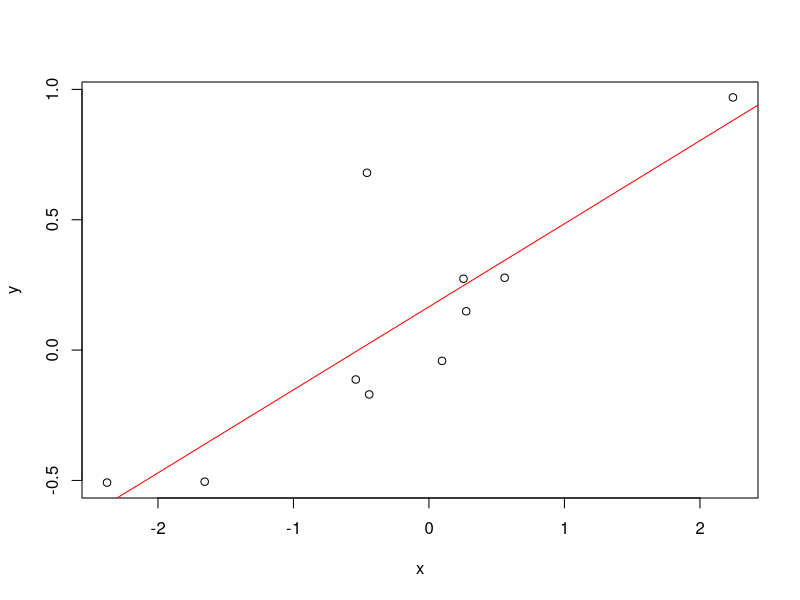
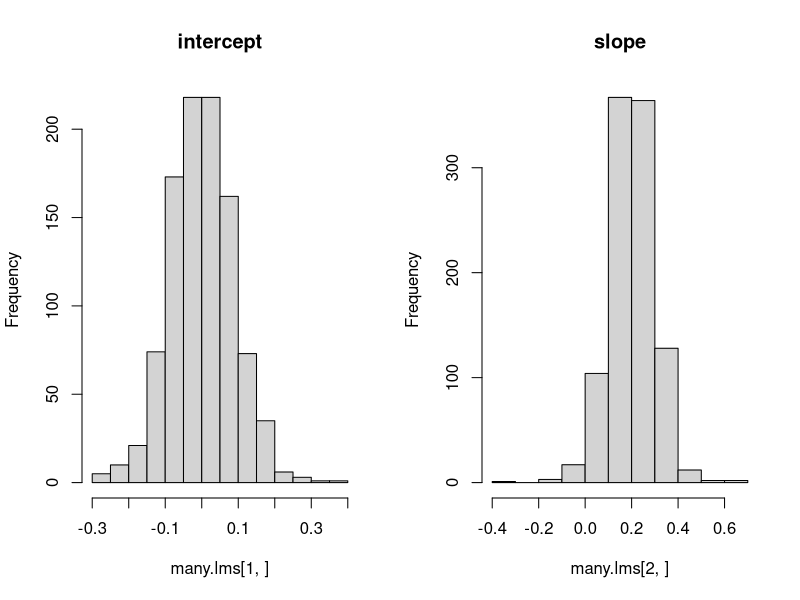
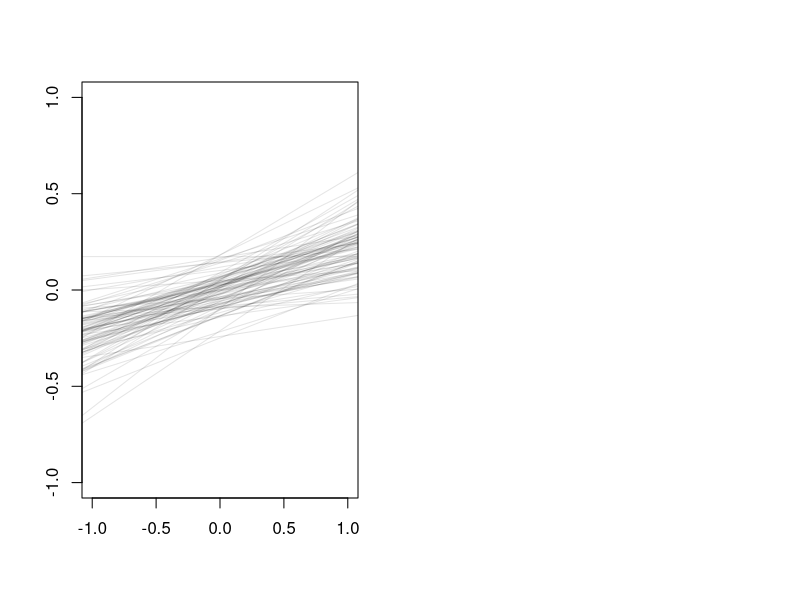
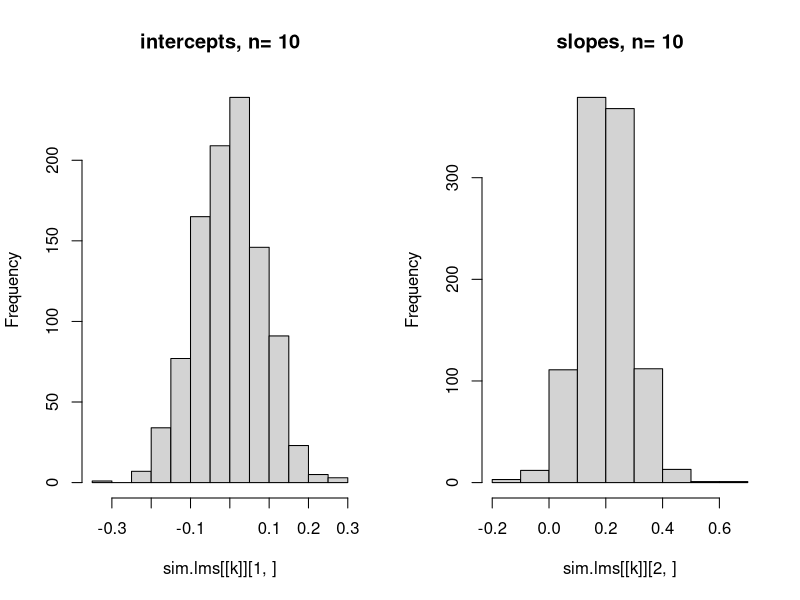
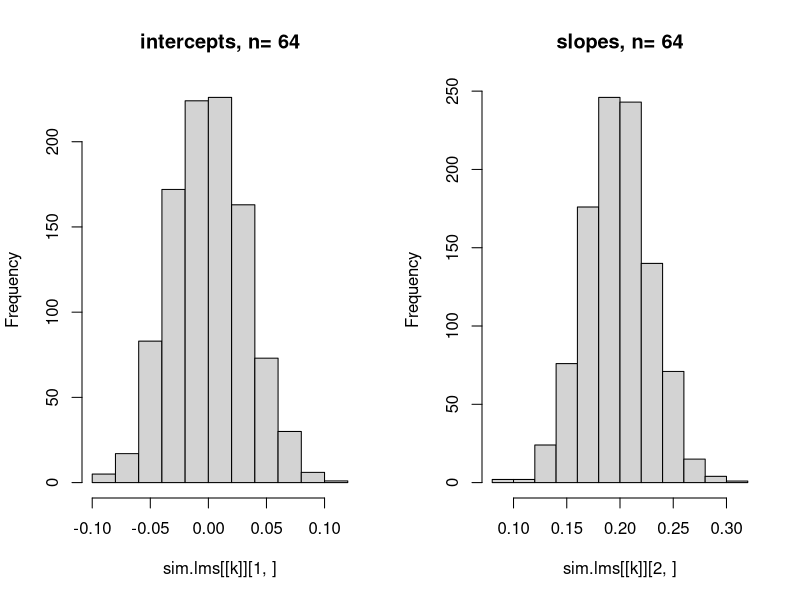
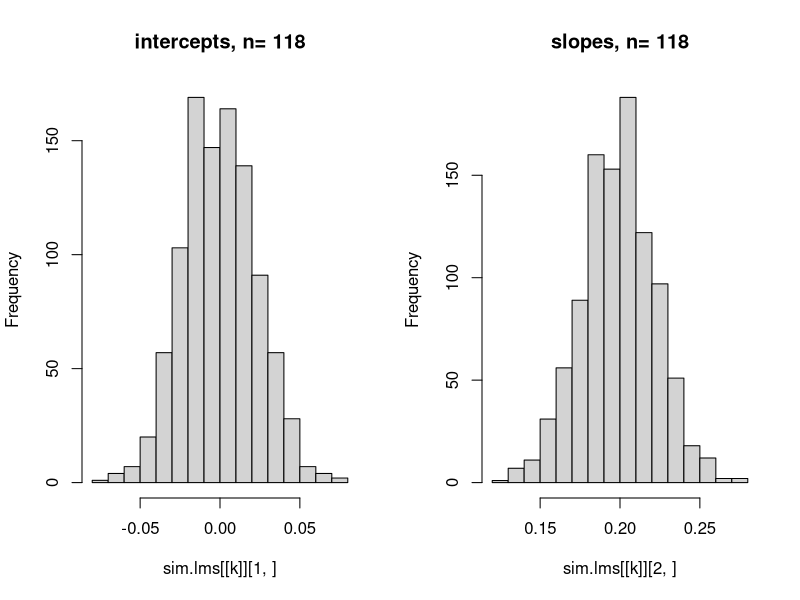
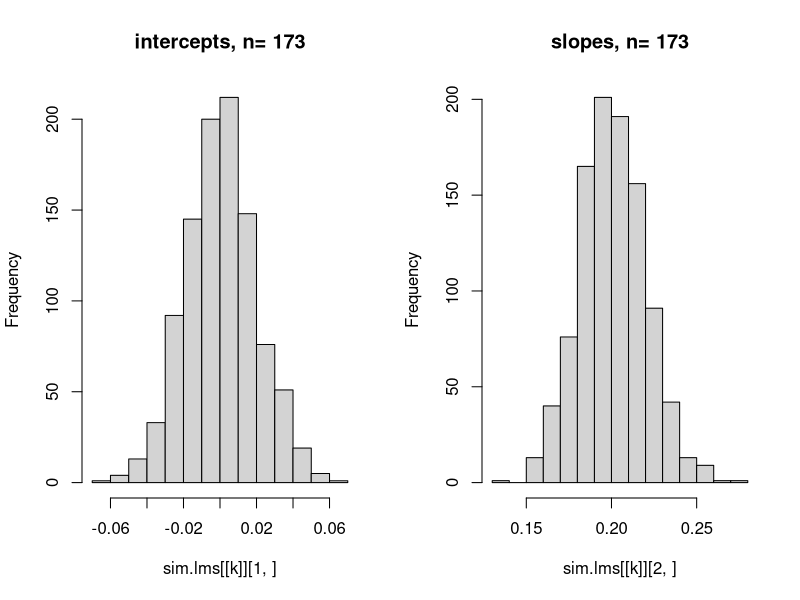
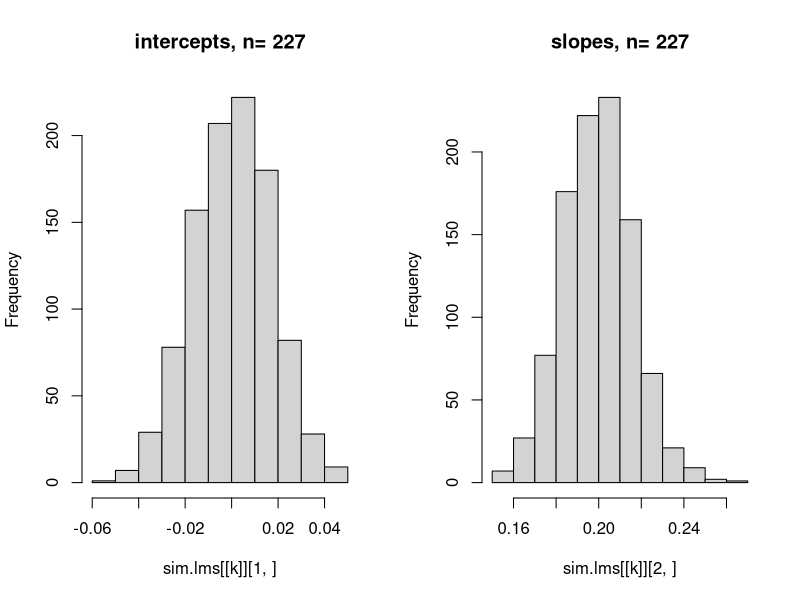

The R source for these figures, in order:
## ---- chunk 1
fig.dim <- 5
library(knitr)
library(colorspace) # for adjustcolor
opts_chunk$set(
    fig.height=fig.dim,
    fig.width=fig.dim,
    fig.align='center'
)
## ---- chunk 2
n <- 10
slope <- 0.2
noise.sd <- 0.25
xy <- data.frame( x=rnorm(n))
xy$y <- xy$x * slope + noise.sd*rnorm(n)
summary(xy)
## ---- chunk 3
xy.lm <- lm( y ~ x, data=xy )
summary(xy.lm)
## ---- chunk 4
plot( y ~ x, data=xy )
abline(coef(xy.lm),col='red')
## ---- chunk 5
n <- 10
slope <- 0.2
noise.sd <- 0.25
nreps <- 1000
many.lms <- replicate( nreps, {
        xy <- data.frame( x=rnorm(n))
        xy$y <- xy$x * slope + noise.sd*rnorm(n)
        xy.lm <- lm( y ~ x, data=xy )
        return( coef(xy.lm) )
    } )
# hist the intercept and slope
layout(t(1:2))
hist( many.lms[1,], main="intercept" )
hist( many.lms[2,], main="slope" )
## ---- chunk 6
plot(0,type='n',xlab='',ylab='',xlim=c(-1,1),ylim=c(-1,1))
for (k in 1:100) {
    abline( many.lms[1,k], many.lms[2,k], col=adjustcolor("black",0.1) )
}
## ---- chunk 7
sim.many.lms <- function (n, nreps=1000) {
    many.lms <- replicate( nreps, {
            xy <- data.frame( x=rnorm(n))
            xy$y <- xy$x * slope + noise.sd*rnorm(n)
            xy.lm <- lm( y ~ x, data=xy )
            return( coef(xy.lm) )
        } )
}
## ---- chunk 8
n.vals <- floor(seq(10,500,length.out=10))
sim.lms <- lapply( n.vals, sim.many.lms )
## ---- chunk 9
layout(t(1:2))
for (k in seq_along(n.vals)) {
    hist(sim.lms[[k]][1,], main=paste("intercepts, n=",n.vals[k]))
    hist(sim.lms[[k]][2,], main=paste("slopes, n=",n.vals[k]))
}
## ---- chunk 10
layout(t(1:2))
boxplot( lapply( sim.lms, function (x) x[2,] ), names=n.vals )
plot(n.vals, sapply( sim.lms, function (x) sd(x[2,]) ), ylab="SD of slope" )
